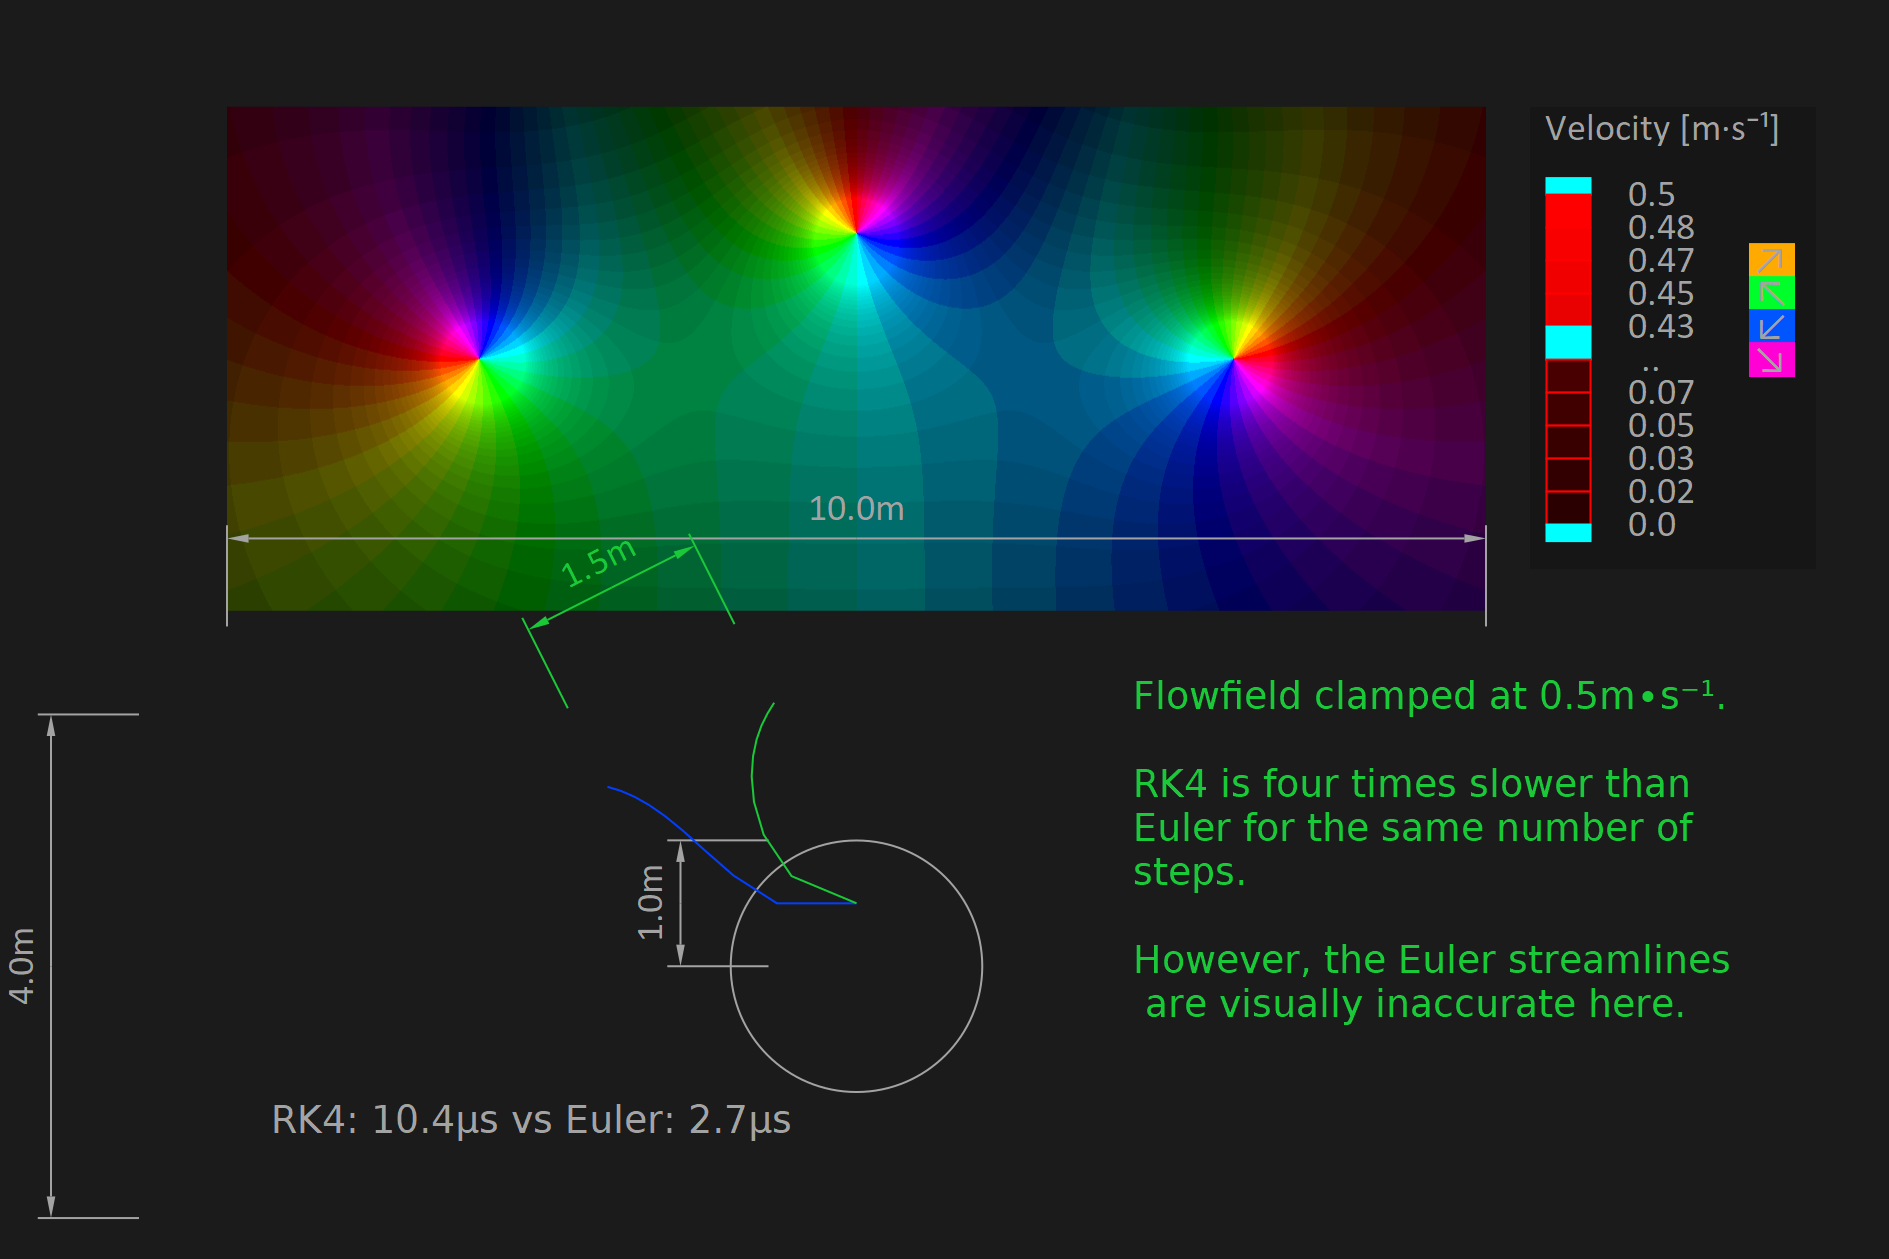

The Julia source for this figure:
import MechanicalSketch
import MechanicalSketch: color_with_lumin, sethue, O, WI, EM, FS, HE, finish, background
import MechanicalSketch: PALETTE, setfont, settext
import MechanicalSketch: dimension_aligned,line, circle, move, do_action
import MechanicalSketch: ComplexQuantity, generate_complex_potential_source, generate_complex_potential_vortex
import MechanicalSketch: @import_expand, x_y_iterators_at_pixels
import MechanicalSketch: place_image, set_scale_sketch, lenient_min_max
import MechanicalSketch: ∙, ∇_rectangle, empty_figure, BinLegendVector, draw_legend
import Interpolations: interpolate, Gridded, Linear, Flat, extrapolate
# using BenchmarkTools

let
# This file is tested line by line using BenchmarkTools. Tests are commented out.

BACKCOLOR = color_with_lumin(PALETTE[8], 10);
include("test_functions_24.jl")
restart(BACKCOLOR)

# Plot the top figure, flow field from test_23.jl visualized with color for direction.
A = flowfield_23();
set_scale_sketch(PHYSWIDTH_23, round(Int, SCREEN_WIDTH_FRAC_23 * WI))
mi, ma = lenient_min_max(A)
toplegend = BinLegendVector(;operand_example = first(A),
        max_magn_legend = ma, noof_magn_bins = 30, noof_ang_bins = 36,
        name = :Velocity)
colmat = toplegend.(A)
upleftpoint, lowrightpoint = place_image(O + (-2EM, -0.25HE + EM), colmat)
legendpos = lowrightpoint + (EM, 0) + (0.0m, PHYSHEIGHT_23)
draw_legend(legendpos, toplegend)


# Centre of the bottom figure
OB = O + (-2EM, + 0.25HE + 0.5EM )

# We are going to use the velocity vector field in a lot of calculations,
# and interpolate between the calculated pixel values.
# We start by defining iterators for coordinates

xs, ys = x_y_iterators_at_pixels(;physwidth = PHYSWIDTH_23, physheight = PHYSHEIGHT_23)
# Note that the image matrix has maximum y in the first index, minimum in the last first index.
ys = reverse(ys)
# Example image, small scale:
# (x, y ) ∈ ({-2, 0.1, 2}, { -1, 1})
# ... the coordinates would be stored as
# M_xy = [(-2,  1)m  ( 0.1,  1)m (2,  1)m;
#         (-2, -1)m  ( 0.1, -1)m (2, -1)m]
#
# ...but 'interpolations' expect coordinates on this form:
#  M_xy_i =  [ (-2,   -1)m   (-2,   1)m ;
#              (0.1,  -1)m   ( 0.1, 1)m ;
#              ( 2,   -1)m   ( 2,   1)m ]
#
# Let's say the values corresponding to M_xy were x * y / m²:
#    M = [ -2        0.1      2;
#           2       -0.1     -2]
#
#  Then 'interpolations' would expect
#     [  2     -2 ;
#       -0.1    0.1 ;
#       -2      2 ]
#  but we would actually want to [row, col] index into M in this way:
#
#     [ [ 2  , 1]   [ 1 , 1];
#       [ 2  , 2]   [ 1 , 2];
#       [ 2  , 3]   [ 1,  3]]
#  if we instead index into transpose(M):
#     [ [ 1  , 2]   [ 1 , 1];
#       [ 2  , 2]   [ 2 , 1];
#       [ 3  , 2]   [ 3,  1]]
#
# and generally
#  M_xy_test[ii, jj] == M_xy[i, j]
#  ii = end + 1 - j
#  jj = i
fxy_inter = interpolate((xs, ys), transpose(A)[ : , end:-1:1], Gridded(Linear()));
fxy = extrapolate(fxy_inter, Flat());
fxy(0.0m, 0.0m)
fxy(0.0m, 0.0001m)
fxy(100.0m, 0.0001m)

circle(OB, 0.999m, :stroke) # origo
dimension_aligned(OB + (-PHYSWIDTH_23 / 2, PHYSHEIGHT_23 / 2), OB + (PHYSWIDTH_23 / 2, PHYSHEIGHT_23 / 2))
dimension_aligned(OB, OB + (0.0, 1.0)m)
dimension_aligned(OB + (-PHYSWIDTH_23 / 2, - PHYSHEIGHT_23 / 2 ),  OB +  (-PHYSWIDTH_23 / 2, PHYSHEIGHT_23 / 2 ))


setfont("DejaVu Sans", FS)
str = "RK4: 10.4μs vs Euler: 2.7μs"
settext(str, OB + (-WI/3 + EM, + 4EM), markup = true)
setfont("Calibri", FS)

sethue(PALETTE[1])
vx = collect(range(-0.0m, 0.0m, length = 10))
vy = collect(range(0.5m, 0.0m, length = 10))
# @btime
euler_forwardsteps_1!(fxy, vx, vy, 1.5s) # 2.800 μs (0 allocations: 0 bytes)

ex, ey = vx[end], vy[end]
prline_1(OB, vx, vy)
sethue(PALETTE[3])
vx = collect(range(-0.0m, 0.0m, length = 10))
vy = collect(range(0.5m, 0.0m, length = 10))
# @btime
rrk4_forwardsteps_1!(fxy, vx, vy, 1.5s) #10.899 μs (0 allocations: 0 bytes)

exrk, eyrk = vx[end], vy[end]
dimension_aligned(OB + (ex, ey),  OB + (exrk, eyrk))
prline_1(OB, vx, vy)


# println("\nInlining hint, inner functions:")
# @btime
euler_forwardsteps_2!(fxy, vx, vy, 1.5s) # 2.667 μs (0 allocations: 0 bytes)
# @btime
rrk4_forwardsteps_2!(fxy, vx, vy, 1.5s) #  10.300 μs (0 allocations: 0 bytes)


# println("\nNo assertions, inner functions:")
# @btime
euler_forwardsteps_3!(fxy, vx, vy, 1.5s) # 2.644 μs (0 allocations: 0 bytes)
# @btime
rrk4_forwardsteps_3!(fxy, vx, vy, 1.5s) # 10.399 μs (0 allocations: 0 bytes)


# println("\nNo outer function assertions:")

# @btime
euler_forwardsteps_4!(fxy, vx, vy, 1.5s) # 2.745 μs (0 allocations: 0 bytes)
# @btime
rrk4_forwardsteps_4!(fxy, vx, vy, 1.5s) # 11.4 μs (0 allocations: 0 bytes)

# println("Fastmath:")

# @btime
euler_forwardsteps_5!(fxy, vx, vy, 1.5s) # 2.745 μs (0 allocations: 0 bytes)
# @btime
rrk4_forwardsteps_5!(fxy, vx, vy, 1.5s) # 10.4 μs (0 allocations: 0 bytes)


# Neither fastmath nor inlining has any worthwhile effect.

setfont("DejaVu Sans", FS)
str = """
    Flowfield clamped at $CUTOFF_23.\n
    RK4 is four times slower than\nEuler for the same number of\nsteps.\n
    However, the Euler streamlines\n are visually inaccurate here.
    """
settext(str, O + (1.5m, -3.5m), markup = true)

end # Let
finish()
set_scale_sketch()
